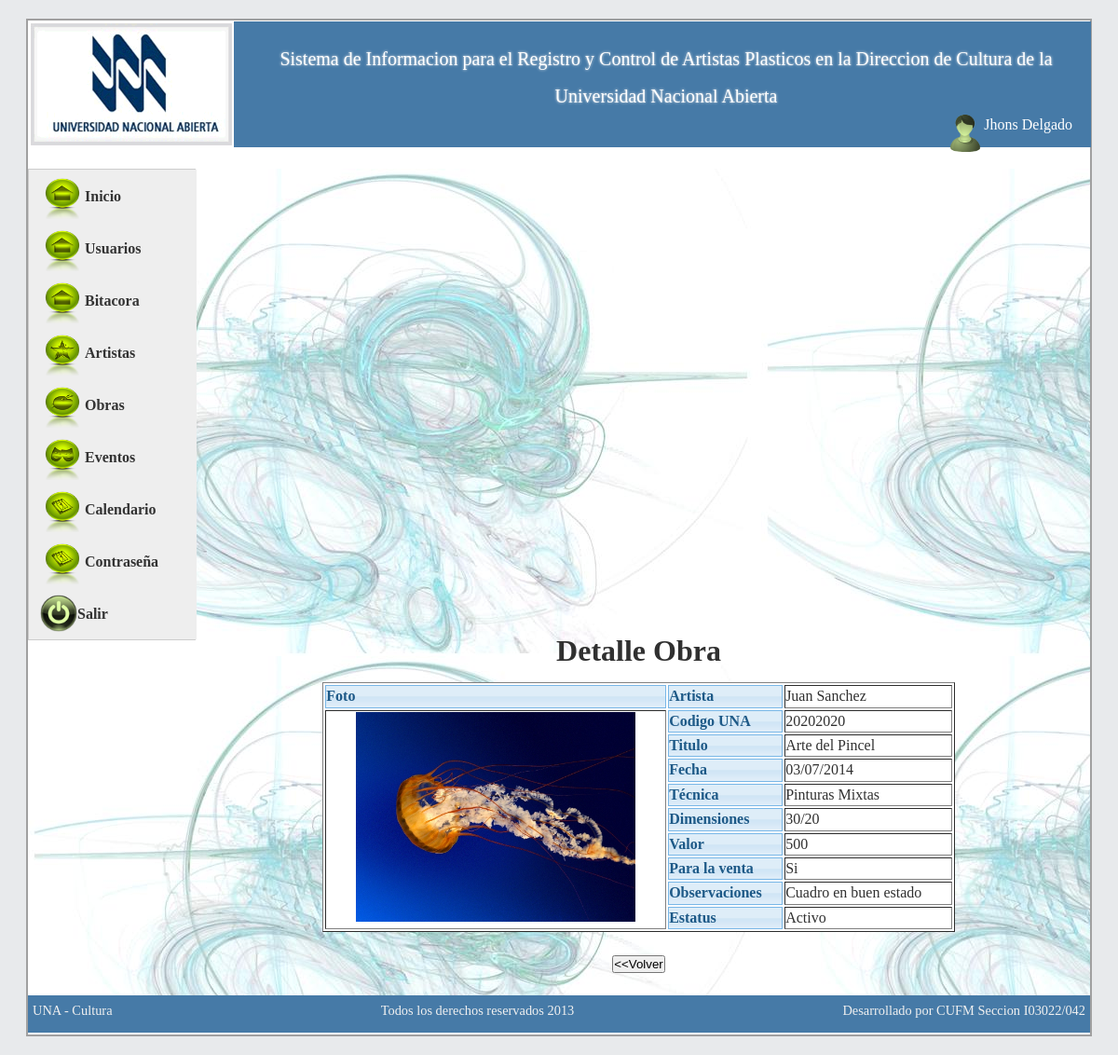
The app's page /sistema/controller/detalle_obra.php?id=26 (signed in) with its own data.
### tables this page shows
CREATE TABLE IF NOT EXISTS `usuarios` (
  `id_usuarios` int(11) NOT NULL AUTO_INCREMENT,
  `usuario` varchar(50) NOT NULL,
  `clave` text NOT NULL,
  `estatus` int(1) NOT NULL,
  `usuario_reg` int(11) NOT NULL,
  `fecha_reg` date NOT NULL,
  `hora_reg` time NOT NULL,
  `usuario_mod` int(11) NOT NULL,
  `fecha_mod` date NOT NULL,
  `hora_mod` time NOT NULL,
  `intentos` int(11) NOT NULL,
  `tipo` varchar(10) NOT NULL,
  `nombre` varchar(100) NOT NULL,
  `apellido` varchar(100) NOT NULL,
  `tipo_cedula` varchar(1) NOT NULL,
  `num_cedula` int(11) NOT NULL,
  `email` varchar(100) DEFAULT NULL,
  `telefono` varchar(11) DEFAULT NULL,
  `cambioclave` varchar(1) NOT NULL DEFAULT 's',
  `session` int(11) NOT NULL DEFAULT '0',
  PRIMARY KEY (`id_usuarios`),
  UNIQUE KEY `usuario` (`usuario`),
  KEY `estatus` (`estatus`)
);

CREATE TABLE IF NOT EXISTS `artistas` (
  `id_artistas` int(11) NOT NULL AUTO_INCREMENT,
  `tp_cedula` char(1) NOT NULL,
  `num_cedula` int(20) NOT NULL,
  `nombre` varchar(50) NOT NULL,
  `apellido` varchar(50) NOT NULL,
  `direccion` text NOT NULL,
  `estado` int(11) NOT NULL,
  `telefono` int(20) NOT NULL,
  `correo` varchar(50) NOT NULL,
  `num_obras` int(11) NOT NULL,
  `fecha_reg` date DEFAULT NULL,
  `usuario_reg` int(11) DEFAULT NULL,
  `hora_reg` time DEFAULT NULL,
  `estatus` int(11) NOT NULL,
  `usuario_mod` int(11) NOT NULL,
  `fecha_mod` date NOT NULL,
  `hora_mod` time NOT NULL,
  PRIMARY KEY (`id_artistas`),
  KEY `estatus` (`estatus`),
  KEY `estado` (`estado`)
);

CREATE TABLE IF NOT EXISTS `obras` (
  `id_obras` int(11) NOT NULL AUTO_INCREMENT,
  `titulo` varchar(60) NOT NULL,
  `tecnica` varchar(50) NOT NULL,
  `dimensiones` varchar(50) NOT NULL,
  `valor` int(50) NOT NULL,
  `para_la_venta` tinyint(1) NOT NULL,
  `observaciones` varchar(255) DEFAULT NULL,
  `fecha_reg` date NOT NULL,
  `hora_reg` time NOT NULL,
  `usuario_reg` int(11) NOT NULL,
  `fecha_mod` date DEFAULT NULL,
  `hora_mod` time DEFAULT NULL,
  `usuario_mod` int(11) DEFAULT NULL,
  `estatus` int(11) NOT NULL,
  `id_artistas` int(11) NOT NULL,
  `codigo_una` varchar(100) NOT NULL,
  `fecha_obra` date NOT NULL,
  `foto` text NOT NULL,
  PRIMARY KEY (`id_obras`),
  UNIQUE KEY `id_obras` (`id_obras`),
  KEY `id_artistas` (`id_artistas`),
  KEY `id_artistas_2` (`id_artistas`),
  KEY `estatus` (`estatus`)
);

### sistema/controller/detalle_obra.php (called while the page is built, shortened)
<?php
include '../model/index.php';
if (isset($_GET['id'])) {
    $id_obra = $_GET['id'];
    $obras = new Obras();
    $lista = $obras->detalle_obra($id_obra);
    $lista = mysql_fetch_array($lista);
} else {
    $ruta = '../views/index.php';
}
include '../web/layout/index.php';
?>

### sistema/model/BDculturaconexion.php (called while the page is built, shortened)
<?php
class BDculturaconexion {
    private $conexion;
    public function conectar() {
        if (!isset($this->conexion)) {
            $this->conexion = (mysql_connect("localhost", "root", "12345678")) or die(mysql_error());
        }
    }
    public function ejecutarsql($sql) {
        $resultado = mysql_query($sql, $this->conexion);
        return $resultado;
    }
}
?>

### sistema/model/Usuarios.php (called while the page is built, shortened)
<?php
class Usuarios extends BDculturaconexion {
    public function detalle($id) {
        $sql = "Select * from usuarios WHERE id_usuarios = '$id'";
        $consulta = $this->ejecutarsql($sql);
        return $consulta;
    }
}
?>

### sistema/model/Obras.php (called while the page is built, shortened)
<?php
class Obras extends BDculturaconexion {
    public function detalle_obra($id) {
        $sql = "select * from obras WHERE id_obras = '$id'";
        $consulta = $this->ejecutarsql($sql);
        return $consulta;
    }
}
?>

### sistema/model/Artista.php (called while the page is built, shortened)
<?php
class Artista extends BDculturaconexion {
    public function busqueda_art($id) {
        $sql = "select nombre, apellido from artistas WHERE id_artistas = '$id'";
        $consulta = $this->ejecutarsql($sql);
        $consulta = mysql_fetch_array($consulta);
        return $consulta;
    }
}
?>

### sistema/model/index.php (called while the page is built, shortened)
<?php
include '../model/BDculturaconexion.php';
include '../model/Artista.php';
include '../model/Usuarios.php';
include '../model/Obras.php';
function Ajustefecha($fecha) {
    if ($fecha != '') {
        $fecha = date('d/m/Y', strtotime($fecha));
        return $fecha;
    } else {
        return '';
    }
}
?>

### sistema/views/obras/_detalle.php (the view)
  <table width="70%" style="background-color: #FFF;" border="1">
        <tr>
            <td class="ui-state-hover">
                Foto
            </td>
            <td class="ui-state-hover">
                Artista
            </td>
            <td><?php
                $art = new Artista();
                $var = $art->busqueda_art($lista['id_artistas']);
                echo ucfirst($var['nombre']) . ' ' . ucfirst($var['apellido']);
                ?>
            </td>
        </tr>
        <tr>
            <td rowspan="9">
        <center>
            <img style="max-width: 300px;" src="<?php echo $ruta = '../obras_fotos/';
                echo $lista['foto']; ?>"  />
        </center>
        </td>
        <td class="ui-state-hover">
            Codigo UNA
        </td>
        <td>
<?php echo $lista['codigo_una']; ?>
        </td>
        </tr>
        <tr>
            <td class="ui-state-hover" >
                Titulo
            </td>
            <td>
<?php echo $lista['titulo']; ?>
            </td>
        </tr>
        <tr>
            <td class="ui-state-hover">
                Fecha
            </td>
            <td>
<?php echo Ajustefecha($lista['fecha_obra']); ?>
            </td>
        </tr>
        <tr>
            <td class="ui-state-hover">Técnica</td>
            <td><?php echo $lista['tecnica']; ?></td>
        </tr>
        <tr>
            <td class="ui-state-hover">Dimensiones </td>
            <td><?php echo $lista['dimensiones']; ?></td>
        </tr>
        <tr>
            <td class="ui-state-hover">Valor</td>
            <td><?php echo $lista['valor']; ?></td>
        </tr>
        <tr>
            <td class="ui-state-hover">Para la venta</td>
            <td><?php echo $lista['para_la_venta'] == '1' ? 'Si' : 'No'; ?></td>
        </tr>
        <tr>
            <td class="ui-state-hover">Observaciones</td>
            <td><?php echo $lista['observaciones']; ?></td>
        </tr>
        <tr>
            <td class="ui-state-hover"><p><strong>Estatus</strong></td>
            <td> <?php echo $lista['estatus'] == '1' ? 'Activo' : 'Inactivo'; ?>  </td>
        </tr>
    </table>

### sistema/web/layout/header.php
<div id="header">
    <div style="width: 20%; float: left">
        <img src="../web/image/logo.png" alt="logo" />
    </div>
    <div style="width: 80%; float: right;">
        <p style="font-size: 20px; line-height: 40px; text-align: center; margin-left: 30px; margin-right: 30px; margin-top: 20px; text-shadow: 0px 0px 3px #F2F2F2;" >
            Sistema de Informacion para el Registro y Control de Artistas Plasticos en la Direccion de Cultura de la Universidad Nacional Abierta
        </p>
 <?php
        if ($_SESSION['usuario'] != '') {
            ?>
    <div style="color: #FFF; font-size: 16px; width: 200px; float: right; margin-right: 20px;" >
        <?php
        $id = @$_SESSION['usuario'];
        $user = new Usuarios();
        $usuario = $user->detalle($id);
        $usuario = mysql_fetch_array($usuario);
        ?>
        <div style="float: right;">
        <p style="float: right;"> <span style="margin-top: 1px;"><?php echo ucfirst($usuario['nombre']) . ' ' . ucfirst($usuario['apellido']); ?></span>   </p>
           </div>
        <div style="float: right;" ><img src="../web/css/images/usuario.png" width="40" /></div>
    </div>
        <?php } ?>
    </div>
</div>

### sistema/web/css/style_plantilla.css (style rules this page uses)
body { Tahoma,Arial,sans-serif;line-height:1.4em;text-align:center;color:#303030;background:#e8eaec }
* { margin:0;padding:0 }
#header { height:135px;width:100%;margin:0 1px 1px 1px;background:#467aa7;color:#fff }

### records on screen
usuarios: nombre "Jhons", apellido "Delgado"
artistas: nombre "Juan", apellido "Sanchez"
obras: foto (picture), codigo_una "20202020", titulo "Arte del Pincel", fecha_obra "03/07/2014", tecnica "Pinturas Mixtas", dimensiones "30/20", valor "500", observaciones "Cuadro en buen estado"
